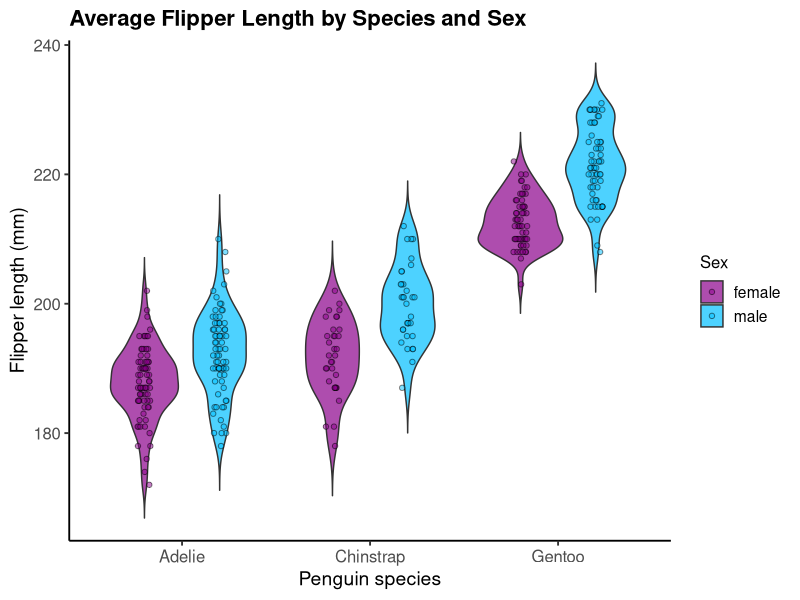
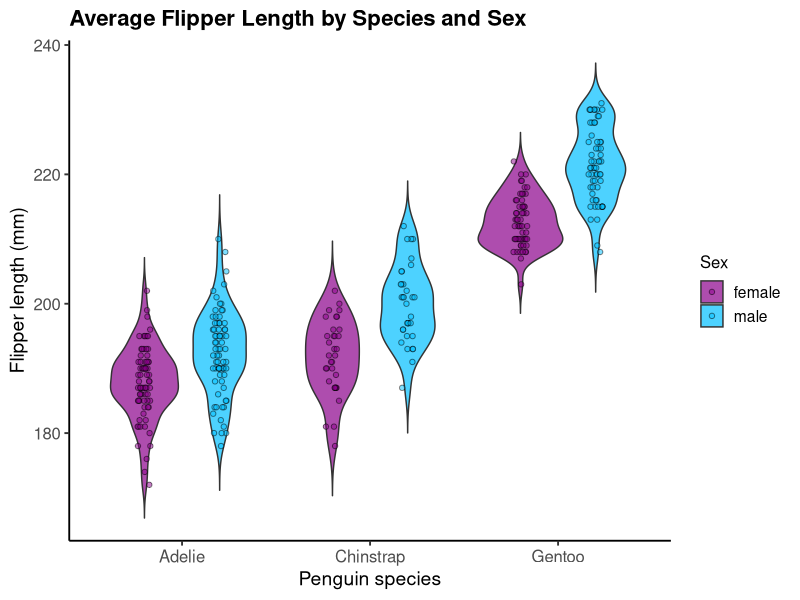

Recreate these plots in R, in order.
library(tidyverse)
library(palmerpenguins)

# Remove NA values
penguins_clean <- penguins %>%
  filter(!is.na(flipper_length_mm), !is.na(sex), !is.na(species))

# Violin + jitter plot
ggplot(penguins_clean, aes(x = species, y = flipper_length_mm, fill = sex)) +
  # violin plot
  geom_violin(position = position_dodge(width = 0.8), trim = FALSE, alpha = 0.7) +
  # jitter plot
  geom_jitter(
    position = position_jitterdodge(jitter.width = 0.15, dodge.width = 0.8),
    size = 1.5, alpha = 0.5, shape = 21
  ) +
  # labels (title, x, y, fill)
  labs(
    title = "Average Flipper Length by Species and Sex",
    x = "Penguin species",
    y = "Flipper length (mm)",
    fill = "Sex"
  ) +
  scale_fill_manual(values = c("female" = "darkmagenta", "male" = "deepskyblue")) +
  theme_classic(base_size = 14) +
  theme(
    plot.title = element_text(size = 16, face = "bold"),
    axis.title = element_text(size = 14),
    axis.text = element_text(size = 12),
    legend.title = element_text(size = 12)
  )

# Save as PNG
ggsave("penguin_violin_jitter.png", width = 8, height = 6, dpi = 300)
